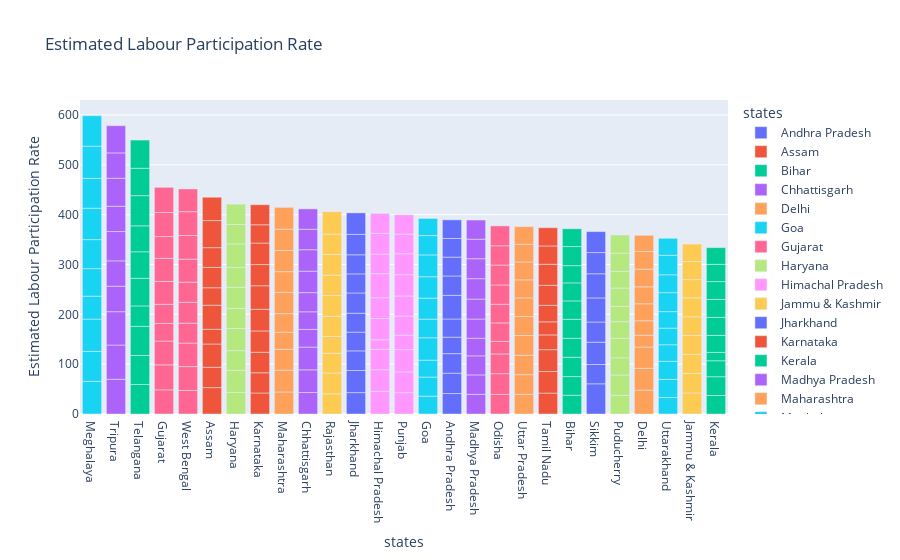

Here is the notebook cell this chart was saved with:
### Code cell
fg=px.bar(df,x="states",y="Estimated Labour Participation Rate",color="states",title="Estimated Labour Participation Rate",template="plotly")
fg.update_layout(xaxis={"categoryorder":"total descending"})
fg.show()

### Figure 1 — Plotly figure (JSON) as saved in the notebook; plotly's stock layout.template omitted (floating-point values rounded to 4 significant figures)
{"data": [{"alignmentgroup": "True", "hovertemplate": "states=%{x}<br>Estimated Labour Participation Rate=%{y}<extra></extra>", "legendgroup": "Andhra Pradesh", "marker": {"color": "#636efa", "pattern": {"shape": ""}}, "name": "Andhra Pradesh", "offsetgroup": "Andhra Pradesh", "orientation": "v", "showlegend": true, "textposition": "auto", "type": "bar", "x": ["Andhra Pradesh", "Andhra Pradesh", "Andhra Pradesh", "Andhra Pradesh", "Andhra Pradesh", "Andhra Pradesh", "Andhra Pradesh", "Andhra Pradesh", "Andhra Pradesh", "Andhra Pradesh"], "xaxis": "x", "y": [41.02, 40.9, 39.18, 33.1, 36.46, 47.41, 38.91, 37.83, 37.47, 37.34], "yaxis": "y"}, {"alignmentgroup": "True", "hovertemplate": "states=%{x}<br>Estimated Labour Participation Rate=%{y}<extra></extra>", "legendgroup": "Assam", "marker": {"color": "#EF553B", "pattern": {"shape": ""}}, "name": "Assam", "offsetgroup": "Assam", "orientation": "v", "showlegend": true, "textposition": "auto", "type": "bar", "x": ["Assam", "Assam", "Assam", "Assam", "Assam", "Assam", "Assam", "Assam", "Assam", "Assam"], "xaxis": "x", "y": [52.98, 40.77, 46.73, 29.55, 48.26, 35.07, 40.88, 39.52, 54.38, 46.84], "yaxis": "y"}, {"alignmentgroup": "True", "hovertemplate": "states=%{x}<br>Estimated Labour Participation Rate=%{y}<extra></extra>", "legendgroup": "Bihar", "marker": {"color": "#00cc96", "pattern": {"shape": ""}}, "name": "Bihar", "offsetgroup": "Bihar", "orientation": "v", "showlegend": true, "textposition": "auto", "type": "bar", "x": ["Bihar", "Bihar", "Bihar", "Bihar", "Bihar", "Bihar", "Bihar", "Bihar", "Bihar", "Bihar"], "xaxis": "x", "y": [37.72, 37.35, 38.69, 38.17, 38.16, 36.86, 36.14, 34.59, 38.35, 35.7], "yaxis": "y"}, {"alignmentgroup": "True", "hovertemplate": "states=%{x}<br>Estimated Labour Participation Rate=%{y}<extra></extra>", "legendgroup": "Chhattisgarh", "marker": {"color": "#ab63fa", "pattern": {"shape": ""}}, "name": "Chhattisgarh", "offsetgroup": "Chhattisgarh", "orientation": "v", "showlegend": true, "textposition": "auto", "type": "bar", "x": ["Chhattisgarh", "Chhattisgarh", "Chhattisgarh", "Chhattisgarh", "Chhattisgarh", "Chhattisgarh", "Chhattisgarh", "Chhattisgarh", "Chhattisgarh", "Chhattisgarh"], "xaxis": "x", "y": [43.08, 45.58, 45.59, 35.58, 35.23, 38.48, 43.14, 42.97, 41.14, 40.82], "yaxis": "y"}, {"alignmentgroup": "True", "hovertemplate": "states=%{x}<br>Estimated Labour Participation Rate=%{y}<extra></extra>", "legendgroup": "Delhi", "marker": {"color": "#FFA15A", "pattern": {"shape": ""}}, "name": "Delhi", "offsetgroup": "Delhi", "orientation": "v", "showlegend": true, "textposition": "auto", "type": "bar", "x": ["Delhi", "Delhi", "Delhi", "Delhi", "Delhi", "Delhi", "Delhi", "Delhi", "Delhi", "Delhi"], "xaxis": "x", "y": [47.79, 43.92, 42.65, 23.8, 28.91, 34.17, 33.97, 35.41, 35.59, 32.36], "yaxis": "y"}, {"alignmentgroup": "True", "hovertemplate": "states=%{x}<br>Estimated Labour Participation Rate=%{y}<extra></extra>", "legendgroup": "Goa", "marker": {"color": "#19d3f3", "pattern": {"shape": ""}}, "name": "Goa", "offsetgroup": "Goa", "orientation": "v", "showlegend": true, "textposition": "auto", "type": "bar", "x": ["Goa", "Goa", "Goa", "Goa", "Goa", "Goa", "Goa", "Goa", "Goa", "Goa"], "xaxis": "x", "y": [35.73, 38.38, 33.88, 44.97, 37.36, 42.21, 42.94, 43.76, 38.89, 34.3], "yaxis": "y"}, {"alignmentgroup": "True", "hovertemplate": "states=%{x}<br>Estimated Labour Participation Rate=%{y}<extra></extra>", "legendgroup": "Gujarat", "marker": {"color": "#FF6692", "pattern": {"shape": ""}}, "name": "Gujarat", "offsetgroup": "Gujarat", "orientation": "v", "showlegend": true, "textposition": "auto", "type": "bar", "x": ["Gujarat", "Gujarat", "Gujarat", "Gujarat", "Gujarat", "Gujarat", "Gujarat", "Gujarat", "Gujarat", "Gujarat"], "xaxis": "x", "y": [48.49, 50.11, 47.75, 35.5, 38.23, 45.96, 46.41, 43.55, 48.41, 50.49], "yaxis": "y"}, {"alignmentgroup": "True", "hovertemplate": "states=%{x}<br>Estimated Labour Participation Rate=%{y}<extra></extra>", "legendgroup": "Haryana", "marker": {"color": "#B6E880", "pattern": {"shape": ""}}, "name": "Haryana", "offsetgroup": "Haryana", "orientation": "v", "showlegend": true, "textposition": "auto", "type": "bar", "x": ["Haryana", "Haryana", "Haryana", "Haryana", "Haryana", "Haryana", "Haryana", "Haryana", "Haryana", "Haryana"], "xaxis": "x", "y": [43.36, 44.21, 39.63, 44.38, 40.39, 42.14, 39.77, 47.32, 39.2, 40.6], "yaxis": "y"}, {"alignmentgroup": "True", "hovertemplate": "states=%{x}<br>Estimated Labour Participation Rate=%{y}<extra></extra>", "legendgroup": "Himachal Pradesh", "marker": {"color": "#FF97FF", "pattern": {"shape": ""}}, "name": "Himachal Pradesh", "offsetgroup": "Himachal Pradesh", "orientation": "v", "showlegend": true, "textposition": "auto", "type": "bar", "x": ["Himachal Pradesh", "Himachal Pradesh", "Himachal Pradesh", "Himachal Pradesh", "Himachal Pradesh", "Himachal Pradesh", "Himachal Pradesh", "Himachal Pradesh", "Himachal Pradesh", "Himachal Pradesh"], "xaxis": "x", "y": [45.5, 43.3, 41.04, 19.04, 42.7, 41.72, 48.25, 39.42, 41.54, 40.01], "yaxis": "y"}, {"alignmentgroup": "True", "hovertemplate": "states=%{x}<br>Estimated Labour Participation Rate=%{y}<extra></extra>", "legendgroup": "Jammu & Kashmir", "marker": {"color": "#FECB52", "pattern": {"shape": ""}}, "name": "Jammu & Kashmir", "offsetgroup": "Jammu & Kashmir", "orientation": "v", "showlegend": true, "textposition": "auto", "type": "bar", "x": ["Jammu & Kashmir", "Jammu & Kashmir", "Jammu & Kashmir", "Jammu & Kashmir", "Jammu & Kashmir", "Jammu & Kashmir", "Jammu & Kashmir", "Jammu & Kashmir", "Jammu & Kashmir"], "xaxis": "x", "y": [42.2, 39.17, 38.18, 38.21, 37.24, 38.03, 36.66, 36.31, 35.05], "yaxis": "y"}, {"alignmentgroup": "True", "hovertemplate": "states=%{x}<br>Estimated Labour Participation Rate=%{y}<extra></extra>", "legendgroup": "Jharkhand", "marker": {"color": "#636efa", "pattern": {"shape": ""}}, "name": "Jharkhand", "offsetgroup": "Jharkhand", "orientation": "v", "showlegend": true, "textposition": "auto", "type": "bar", "x": ["Jharkhand", "Jharkhand", "Jharkhand", "Jharkhand", "Jharkhand", "Jharkhand", "Jharkhand", "Jharkhand", "Jharkhand", "Jharkhand"], "xaxis": "x", "y": [42.92, 44.4, 39.34, 37.69, 37.92, 40.59, 38.27, 38.31, 41.04, 43.08], "yaxis": "y"}, {"alignmentgroup": "True", "hovertemplate": "states=%{x}<br>Estimated Labour Participation Rate=%{y}<extra></extra>", "legendgroup": "Karnataka", "marker": {"color": "#EF553B", "pattern": {"shape": ""}}, "name": "Karnataka", "offsetgroup": "Karnataka", "orientation": "v", "showlegend": true, "textposition": "auto", "type": "bar", "x": ["Karnataka", "Karnataka", "Karnataka", "Karnataka", "Karnataka", "Karnataka", "Karnataka", "Karnataka", "Karnataka", "Karnataka"], "xaxis": "x", "y": [42.18, 40.54, 41.14, 42.78, 43.43, 47.29, 42.55, 43.13, 36.66, 40.3], "yaxis": "y"}, {"alignmentgroup": "True", "hovertemplate": "states=%{x}<br>Estimated Labour Participation Rate=%{y}<extra></extra>", "legendgroup": "Kerala", "marker": {"color": "#00cc96", "pattern": {"shape": ""}}, "name": "Kerala", "offsetgroup": "Kerala", "orientation": "v", "showlegend": true, "textposition": "auto", "type": "bar", "x": ["Kerala", "Kerala", "Kerala", "Kerala", "Kerala", "Kerala", "Kerala", "Kerala", "Kerala", "Kerala"], "xaxis": "x", "y": [37.12, 37.71, 32, 16.77, 34.11, 36.11, 36.1, 35.78, 34.6, 33.52], "yaxis": "y"}, {"alignmentgroup": "True", "hovertemplate": "states=%{x}<br>Estimated Labour Participation Rate=%{y}<extra></extra>", "legendgroup": "Madhya Pradesh", "marker": {"color": "#ab63fa", "pattern": {"shape": ""}}, "name": "Madhya Pradesh", "offsetgroup": "Madhya Pradesh", "orientation": "v", "showlegend": true, "textposition": "auto", "type": "bar", "x": ["Madhya Pradesh", "Madhya Pradesh", "Madhya Pradesh", "Madhya Pradesh", "Madhya Pradesh", "Madhya Pradesh", "Madhya Pradesh", "Madhya Pradesh", "Madhya Pradesh", "Madhya Pradesh"], "xaxis": "x", "y": [39.42, 39, 38.24, 35.45, 38.48, 40.04, 40.88, 40.08, 39.2, 38.47], "yaxis": "y"}, {"alignmentgroup": "True", "hovertemplate": "states=%{x}<br>Estimated Labour Participation Rate=%{y}<extra></extra>", "legendgroup": "Maharashtra", "marker": {"color": "#FFA15A", "pattern": {"shape": ""}}, "name": "Maharashtra", "offsetgroup": "Maharashtra", "orientation": "v", "showlegend": true, "textposition": "auto", "type": "bar", "x": ["Maharashtra", "Maharashtra", "Maharashtra", "Maharashtra", "Maharashtra", "Maharashtra", "Maharashtra", "Maharashtra", "Maharashtra", "Maharashtra"], "xaxis": "x", "y": [44.19, 43.8, 41.91, 34.32, 37.17, 42.71, 41.57, 42.49, 42.75, 43.75], "yaxis": "y"}, {"alignmentgroup": "True", "hovertemplate": "states=%{x}<br>Estimated Labour Participation Rate=%{y}<extra></extra>", "legendgroup": "Meghalaya", "marker": {"color": "#19d3f3", "pattern": {"shape": ""}}, "name": "Meghalaya", "offsetgroup": "Meghalaya", "orientation": "v", "showlegend": true, "textposition": "auto", "type": "bar", "x": ["Meghalaya", "Meghalaya", "Meghalaya", "Meghalaya", "Meghalaya", "Meghalaya", "Meghalaya", "Meghalaya", "Meghalaya", "Meghalaya"], "xaxis": "x", "y": [65.49, 60.2, 64.74, 45.99, 55.24, 58.31, 62.96, 59.88, 64.6, 61.18], "yaxis": "y"}, {"alignmentgroup": "True", "hovertemplate": "states=%{x}<br>Estimated Labour Participation Rate=%{y}<extra></extra>", "legendgroup": "Odisha", "marker": {"color": "#FF6692", "pattern": {"shape": ""}}, "name": "Odisha", "offsetgroup": "Odisha", "orientation": "v", "showlegend": true, "textposition": "auto", "type": "bar", "x": ["Odisha", "Odisha", "Odisha", "Odisha", "Odisha", "Odisha", "Odisha", "Odisha", "Odisha", "Odisha"], "xaxis": "x", "y": [39.44, 41.44, 39.62, 25.23, 37.04, 37.45, 38.69, 39.96, 38.63, 39.98], "yaxis": "y"}, {"alignmentgroup": "True", "hovertemplate": "states=%{x}<br>Estimated Labour Participation Rate=%{y}<extra></extra>", "legendgroup": "Puducherry", "marker": {"color": "#B6E880", "pattern": {"shape": ""}}, "name": "Puducherry", "offsetgroup": "Puducherry", "orientation": "v", "showlegend": true, "textposition": "auto", "type": "bar", "x": ["Puducherry", "Puducherry", "Puducherry", "Puducherry", "Puducherry", "Puducherry", "Puducherry", "Puducherry", "Puducherry", "Puducherry"], "xaxis": "x", "y": [37.46, 40.8, 34.49, 39.3, 33.19, 30.8, 36.64, 33.34, 36.84, 36.32], "yaxis": "y"}, {"alignmentgroup": "True", "hovertemplate": "states=%{x}<br>Estimated Labour Participation Rate=%{y}<extra></extra>", "legendgroup": "Punjab", "marker": {"color": "#FF97FF", "pattern": {"shape": ""}}, "name": "Punjab", "offsetgroup": "Punjab", "orientation": "v", "showlegend": true, "textposition": "auto", "type": "bar", "x": ["Punjab", "Punjab", "Punjab", "Punjab", "Punjab", "Punjab", "Punjab", "Punjab", "Punjab", "Punjab"], "xaxis": "x", "y": [42.82, 41.72, 44.69, 28.99, 38.39, 40.18, 42.76, 41.99, 39.5, 38.75], "yaxis": "y"}, {"alignmentgroup": "True", "hovertemplate": "states=%{x}<br>Estimated Labour Participation Rate=%{y}<extra></extra>", "legendgroup": "Rajasthan", "marker": {"color": "#FECB52", "pattern": {"shape": ""}}, "name": "Rajasthan", "offsetgroup": "Rajasthan", "orientation": "v", "showlegend": true, "textposition": "auto", "type": "bar", "x": ["Rajasthan", "Rajasthan", "Rajasthan", "Rajasthan", "Rajasthan", "Rajasthan", "Rajasthan", "Rajasthan", "Rajasthan", "Rajasthan"], "xaxis": "x", "y": [40.51, 41.77, 39.54, 33.71, 40.74, 41.38, 40.8, 41.71, 40.83, 44.92], "yaxis": "y"}, {"alignmentgroup": "True", "hovertemplate": "states=%{x}<br>Estimated Labour Participation Rate=%{y}<extra></extra>", "legendgroup": "Sikkim", "marker": {"color": "#636efa", "pattern": {"shape": ""}}, "name": "Sikkim", "offsetgroup": "Sikkim", "orientation": "v", "showlegend": true, "textposition": "auto", "type": "bar", "x": ["Sikkim", "Sikkim", "Sikkim", "Sikkim", "Sikkim", "Sikkim", "Sikkim", "Sikkim"], "xaxis": "x", "y": [60.59, 38.7, 44.88, 40.4, 48.32, 48.49, 42.54, 42.13], "yaxis": "y"}, {"alignmentgroup": "True", "hovertemplate": "states=%{x}<br>Estimated Labour Participation Rate=%{y}<extra></extra>", "legendgroup": "Tamil Nadu", "marker": {"color": "#EF553B", "pattern": {"shape": ""}}, "name": "Tamil Nadu", "offsetgroup": "Tamil Nadu", "orientation": "v", "showlegend": true, "textposition": "auto", "type": "bar", "x": ["Tamil Nadu", "Tamil Nadu", "Tamil Nadu", "Tamil Nadu", "Tamil Nadu", "Tamil Nadu", "Tamil Nadu", "Tamil Nadu", "Tamil Nadu", "Tamil Nadu"], "xaxis": "x", "y": [41.96, 43.2, 43.91, 29.63, 26.23, 33.16, 40.13, 42.22, 36.77, 36.62], "yaxis": "y"}, {"alignmentgroup": "True", "hovertemplate": "states=%{x}<br>Estimated Labour Participation Rate=%{y}<extra></extra>", "legendgroup": "Telangana", "marker": {"color": "#00cc96", "pattern": {"shape": ""}}, "name": "Telangana", "offsetgroup": "Telangana", "orientation": "v", "showlegend": true, "textposition": "auto", "type": "bar", "x": ["Telangana", "Telangana", "Telangana", "Telangana", "Telangana", "Telangana", "Telangana", "Telangana", "Telangana", "Telangana"], "xaxis": "x", "y": [59.25, 58.24, 58.31, 41.06, 55.43, 53.22, 52.1, 60.59, 54.94, 56.58], "yaxis": "y"}, {"alignmentgroup": "True", "hovertemplate": "states=%{x}<br>Estimated Labour Participation Rate=%{y}<extra></extra>", "legendgroup": "Tripura", "marker": {"color": "#ab63fa", "pattern": {"shape": ""}}, "name": "Tripura", "offsetgroup": "Tripura", "orientation": "v", "showlegend": true, "textposition": "auto", "type": "bar", "x": ["Tripura", "Tripura", "Tripura", "Tripura", "Tripura", "Tripura", "Tripura", "Tripura", "Tripura", "Tripura"], "xaxis": "x", "y": [69.69, 68.74, 66.89, 51.16, 50.81, 58.85, 50.78, 56.21, 50.77, 54.58], "yaxis": "y"}, {"alignmentgroup": "True", "hovertemplate": "states=%{x}<br>Estimated Labour Participation Rate=%{y}<extra></extra>", "legendgroup": "Uttar Pradesh", "marker": {"color": "#FFA15A", "pattern": {"shape": ""}}, "name": "Uttar Pradesh", "offsetgroup": "Uttar Pradesh", "orientation": "v", "showlegend": true, "textposition": "auto", "type": "bar", "x": ["Uttar Pradesh", "Uttar Pradesh", "Uttar Pradesh", "Uttar Pradesh", "Uttar Pradesh", "Uttar Pradesh", "Uttar Pradesh", "Uttar Pradesh", "Uttar Pradesh", "Uttar Pradesh"], "xaxis": "x", "y": [39.63, 39.23, 38.89, 39.73, 38.22, 37.29, 36.19, 35.96, 35.45, 35.49], "yaxis": "y"}, {"alignmentgroup": "True", "hovertemplate": "states=%{x}<br>Estimated Labour Participation Rate=%{y}<extra></extra>", "legendgroup": "Uttarakhand", "marker": {"color": "#19d3f3", "pattern": {"shape": ""}}, "name": "Uttarakhand", "offsetgroup": "Uttarakhand", "orientation": "v", "showlegend": true, "textposition": "auto", "type": "bar", "x": ["Uttarakhand", "Uttarakhand", "Uttarakhand", "Uttarakhand", "Uttarakhand", "Uttarakhand", "Uttarakhand", "Uttarakhand", "Uttarakhand", "Uttarakhand"], "xaxis": "x", "y": [32.99, 36.48, 36.27, 33.23, 33.38, 33.06, 38.07, 35.9, 39.18, 34.03], "yaxis": "y"}, {"alignmentgroup": "True", "hovertemplate": "states=%{x}<br>Estimated Labour Participation Rate=%{y}<extra></extra>", "legendgroup": "West Bengal", "marker": {"color": "#FF6692", "pattern": {"shape": ""}}, "name": "West Bengal", "offsetgroup": "West Bengal", "orientation": "v", "showlegend": true, "textposition": "auto", "type": "bar", "x": ["West Bengal", "West Bengal", "West Bengal", "West Bengal", "West Bengal", "West Bengal", "West Bengal", "West Bengal", "West Bengal", "West Bengal"], "xaxis": "x", "y": [47.35, 47.74, 47.27, 39.9, 41.92, 40.39, 46.17, 47.48, 47.73, 45.63], "yaxis": "y"}], "layout": {"barmode": "relative", "legend": {"title": {"text": "states"}, "tracegroupgap": 0}, "title": {"text": "Estimated Labour Participation Rate"}, "xaxis": {"anchor": "y", "categoryarray": ["Andhra Pradesh", "Assam", "Bihar", "Chhattisgarh", "Delhi", "Goa", "Gujarat", "Haryana", "Himachal Pradesh", "Jammu & Kashmir", "Jharkhand", "Karnataka", "Kerala", "Madhya Pradesh", "Maharashtra", "Meghalaya", "Odisha", "Puducherry", "Punjab", "Rajasthan", "Sikkim", "Tamil Nadu", "Telangana", "Tripura", "Uttar Pradesh", "Uttarakhand", "West Bengal"], "categoryorder": "total descending", "domain": [0, 1], "title": {"text": "states"}}, "yaxis": {"anchor": "x", "domain": [0, 1], "title": {"text": "Estimated Labour Participation Rate"}}}}
